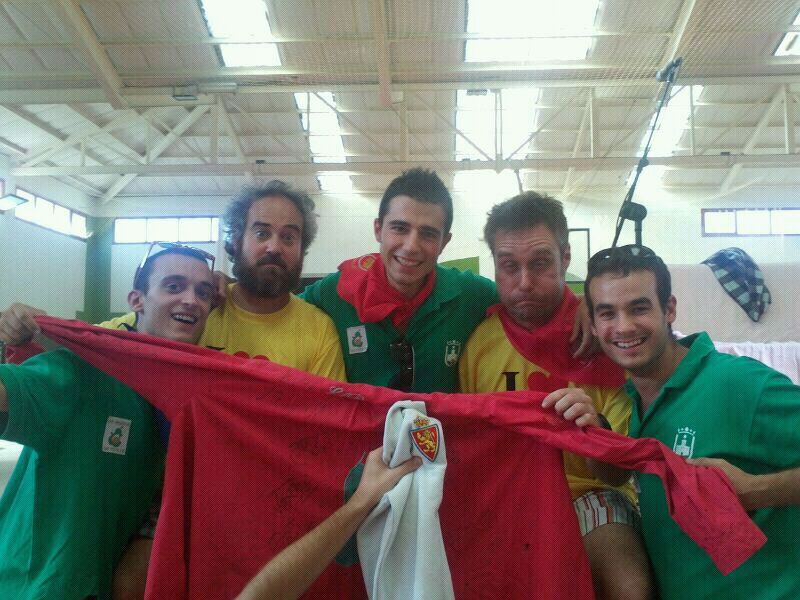
#> input picture imagen_primerscript/people.jpg, 800 x 600 px, found by its file name
$ python get_local_features.py   (Python 2 division)   (older library calls are emulated)
#> lines starting #> are read from the running program, lines starting #| are printed output that depends on the picture
# -*- coding: utf-8 -*-
from rootsift import RootSIFT
import cv2
import matplotlib.pyplot as plt

def get_local_features(query):
#> called with query = '../imagen_primerscript/people.jpg'
    image = cv2.imread(query,0)
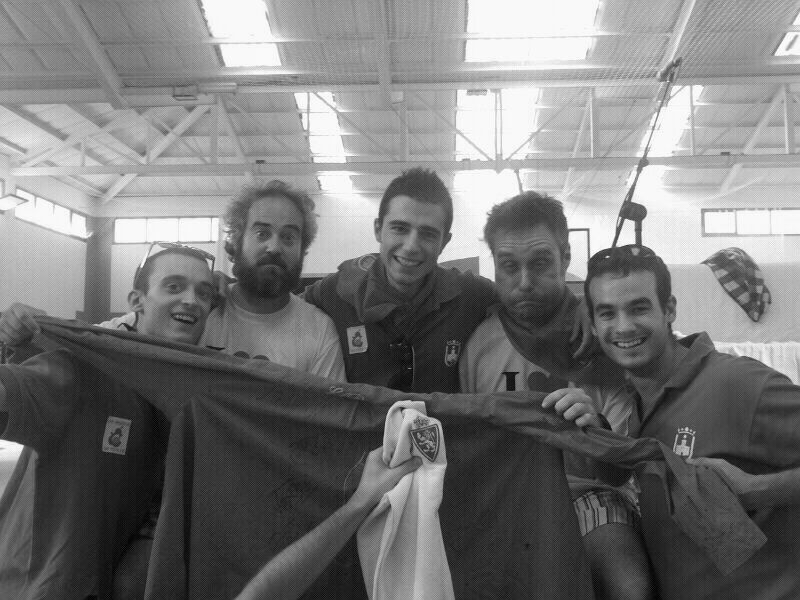
#> image: shape (600, 800); min 0, max 255, mean 119.6
    r = 300.0 / image.shape[1]
#> r = 0.375
    dim = (300, int(image.shape[0] * r)) # Tamaño de 128 orientativo, probar mas adelante con diferentes tamaños
#> dim = (300, 225)
    image = cv2.resize(image, dim, interpolation = cv2.INTER_AREA) #redimensiono la imatge per interpolacio fent-la de tamany 500 mes o menys
#> image: shape (225, 300)
    """# detect Difference of Gaussian keypoints in the image
    detector = cv2.FeatureDetector_create("SIFT")
    kps = detector.detect(image)
    # extract RootSIFT descriptors
    rs = RootSIFT()
    (kps, descs) = rs.compute(image, kps)"""
    #kp,descs = cv2.SIFT().detectAndCompute(image,None)
#> (the run stopped early here; a loop or call above may not have finished)
